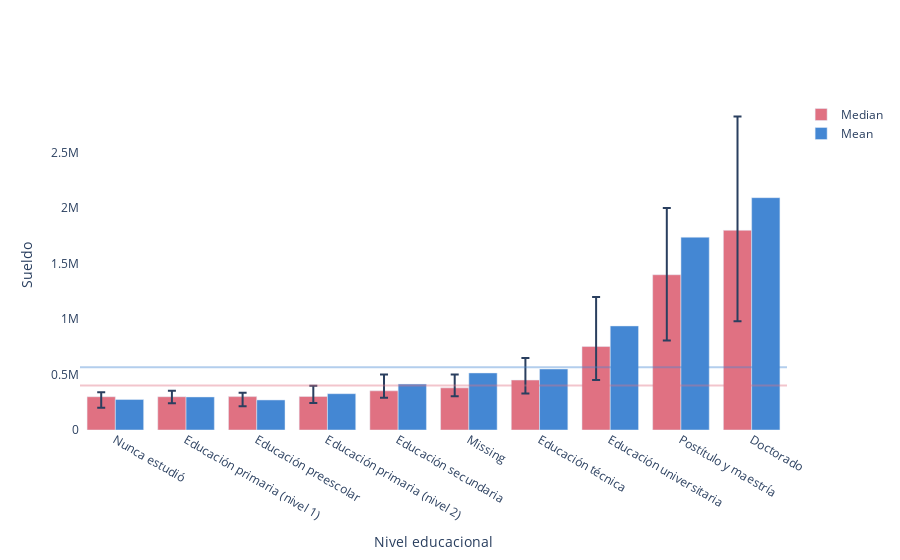

Here is the notebook cell this chart was saved with:
### Code cell
feature = "cine"
name = "Nivel educacional"
fig = dplot.marginal_dependency_plot(datos, target, feature, categorical_feature=True, lower_q=0.25, upper_q=0.75, 
                                     yaxis_title='Sueldo', xaxis_title=name)

py.plot(fig, filename=f"mean_median_sueldo_{feature}", auto_open=True)
fig.show()

### Figure 1 — Plotly figure (JSON) as saved in the notebook; plotly's stock layout.template omitted (floating-point values rounded to 4 significant figures)
{"data": [{"error_y": {"array": [40230.0, 52860.0, 35410.0, 97240.0, 146700.0, 120294, 199500.0, 447000.0, 601100.0, 1026000.0], "arrayminus": [99850.0, 60000, 85840.0, 58170.0, 62090.0, 76243, 120000, 302046, 592400.0, 819500.0], "symmetric": false, "type": "data"}, "marker": {"color": "#E07182"}, "name": "Median", "type": "bar", "x": ["Nunca estudió", "Educación primaria (nivel 1)", "Educación preescolar", "Educación primaria (nivel 2)", "Educación secundaria", "Missing", "Educación técnica", "Educación universitaria", "Postítulo y maestría", "Doctorado"], "y": [299800.0, 300000, 300800.0, 302455, 352900.0, 379706, 450000, 752046, 1399000.0, 1799000.0]}, {"marker": {"color": "#4487D3"}, "name": "Mean", "type": "bar", "x": ["Nunca estudió", "Educación primaria (nivel 1)", "Educación preescolar", "Educación primaria (nivel 2)", "Educación secundaria", "Missing", "Educación técnica", "Educación universitaria", "Postítulo y maestría", "Doctorado"], "y": [274600.0, 298000.0, 270700.0, 327200.0, 413600.0, 514100.0, 549600.0, 937800.0, 1737000.0, 2094000.0]}], "layout": {"autosize": true, "hoverlabel": {"align": "right"}, "hovermode": "x", "paper_bgcolor": "white", "plot_bgcolor": "white", "shapes": [{"line": {"color": "#4487D3", "width": 2}, "opacity": 0.4, "type": "line", "x0": 0, "x1": 1, "xref": "x domain", "y0": 565200.0, "y1": 565200.0, "yref": "y"}, {"line": {"color": "#E07182", "width": 2}, "opacity": 0.4, "type": "line", "x0": 0, "x1": 1, "xref": "x domain", "y0": 400000, "y1": 400000, "yref": "y"}], "title": {}, "xaxis": {"autorange": true, "range": [-0.5, 9.5], "showgrid": false, "title": {"text": "Nivel educacional"}, "type": "category"}, "yaxis": {"autorange": true, "range": [0, 2974000.0], "showgrid": false, "title": {"text": "Sueldo"}, "type": "linear"}}}
